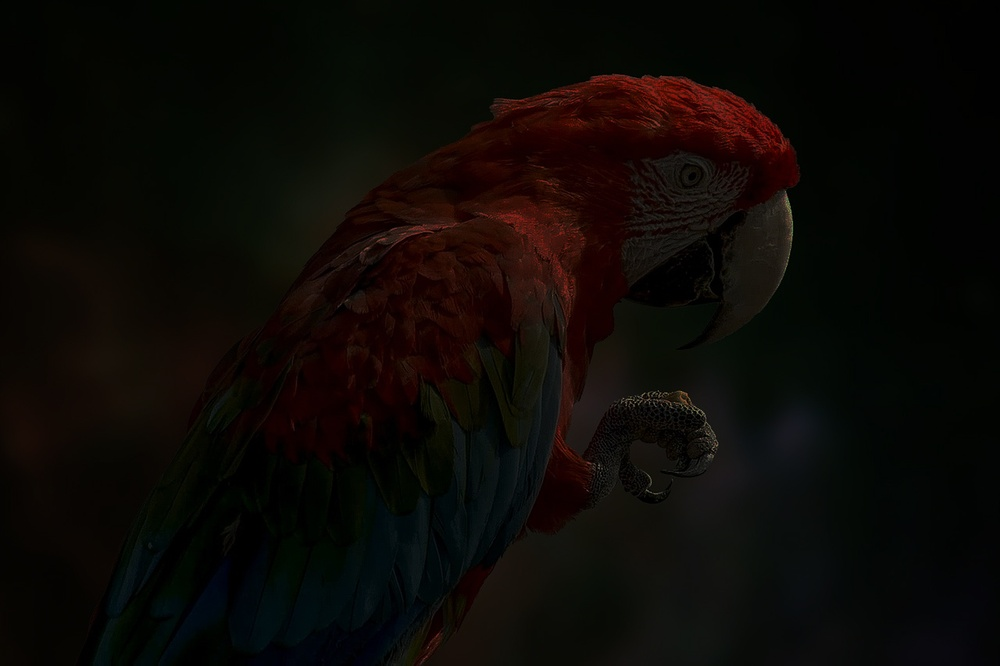
#> input picture parrot.jpg, 1000 x 666 px, shrunk from 1280 x 853 before the run
$ jupyter execute EX03.ipynb
#> lines starting #> are read from the running program, lines starting #| are printed output that depends on the picture
# Ex. No: 03
## Histogram Equalization Using OpenCV (Grayscale & Color Images)

**Name :** RAJA GOPAL V   **Reg. No :** 212223240134

### Write a Python program using OpenCV to perform histogram equalization on the given grayscale image **"parrot.jpg"**.

The program should:

- Import the required libraries (**OpenCV, NumPy, Matplotlib**).
- Read the image **"parrot.jpg"** in **grayscale** format.
- Display the grayscale image and plot its histogram.
- Perform **histogram equalization** on the grayscale image using `cv2.equalizeHist()` to enhance its contrast.
- Using Matplotlib, display the following in a **2 × 2 grid layout**:
  - Original Grayscale Image
  - Histogram of Original Image
  - Enhanced (Equalized) Image
  - Histogram of Enhanced Image

[cell 1]
# Import required libraries
import cv2
import numpy as np
import matplotlib.pyplot as plt

[cell 2]
# Read the image in grayscale format

img = cv2.imread("parrot.jpg",cv2.IMREAD_GRAYSCALE)
#> img: shape (666, 1000); min 0, max 144, mean 9.7

# Display the grayscale image.
plt.imshow(img,cmap="gray")
plt.axis("off")

[cell 3]
# Plot the histogram of the grayscale image
plt.hist(img.ravel(),256,range=[0,256])
plt.title("Histogram")
plt.show()
#> figure, not shown here; tallest bar 73601 high, from x = 4 to 5

[cell 4]
# Perform histogram equalization
equalized_img = cv2.equalizeHist(img)
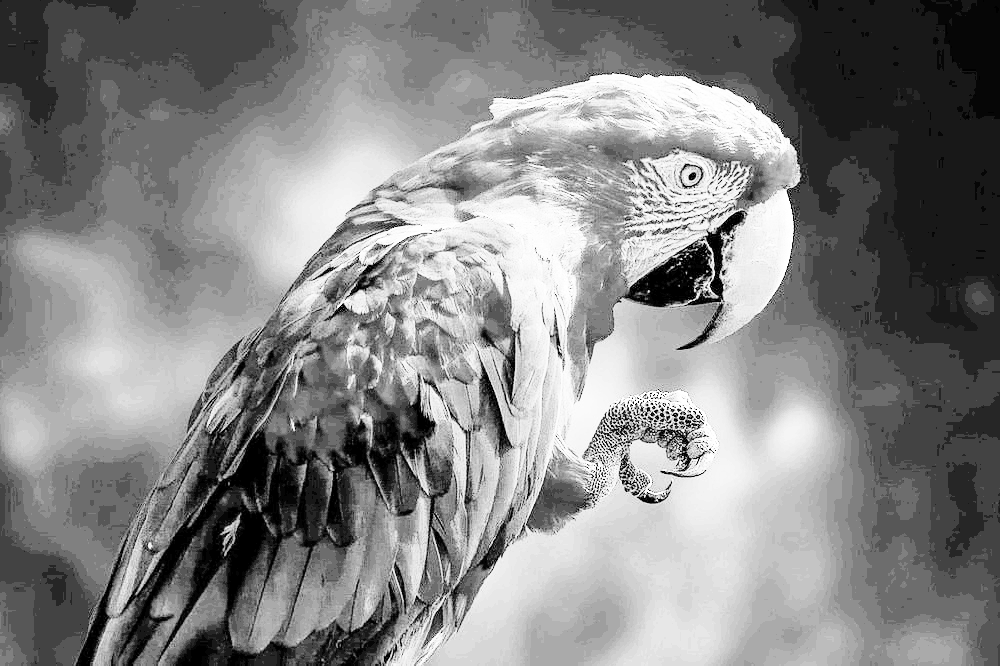
#> equalized_img: shape (666, 1000); min 0, max 255, mean 132.7
plt.figure(figsize=(10, 8))

[cell 5]
# Display [1] the Original Image (Gray Image) and its Histogram, and [2] the Enhanced Image and its Histogram using a 2×2 layout in Matplotlib.
# Original Grayscale Image
plt.imshow(img, cmap='gray')
plt.title('Original Grayscale Image')
plt.axis('off')

[cell 6]
# Plot the histogram of the grayscale image
plt.hist(img.ravel(),256,range = [0, 256]);
plt.title('Original Image')
plt.show()
#> figure, not shown here; tallest bar 73601 high, from x = 4 to 5

[cell 7]
# Enhanced (Equalized) Image

plt.imshow(equalized_img, cmap='gray')
plt.title('Enhanced (Equalized) Image')
plt.axis('off')

[cell 8]
#Plot the histogram of the enhanced(equalized) image
plt.hist(equalized_img.ravel(), 256, range = [0, 256]);
plt.title('Equalized Histogram')
#> figure, not shown here; tallest bar 73601 high, from x = 67 to 68

### Write a Python program using OpenCV to perform color image enhancement through histogram equalization in the HSV color space on the given image **"parrot.jpg"**.

The program should:

- Import the required libraries (**OpenCV, NumPy, Matplotlib**).
- Read the color image **"parrot.jpg"**.
- Plot the **histogram of the original color image** (use the **B, G, and R** channels).
- Convert the image from **BGR to HSV** color space.
- Apply **histogram equalization** to one specific channel to improve brightness and contrast using `cv2.equalizeHist()`.
- Convert the enhanced HSV image back to **BGR** format.
- Using Matplotlib, display the following in a **2 × 2 grid layout**:
  - Original Color Image
  - Histogram of Original Image (BGR channels)
  - Enhanced Color Image
  - Histogram of Enhanced Image (BGR channels)

[cell 9]
# Import required libraries

import cv2
import numpy as np
from matplotlib import pyplot as plt

[cell 10]
# Read the given color image "parrot.jpg"

img = cv2.imread("parrot.jpg")
#> img is the input picture: shape (666, 1000, 3); mean B, G, R 5.7, 9.1, 12.4

[cell 11]
# Plot the histogram of color image

colors = ('b', 'g', 'r')

for i, color in enumerate(colors):
    hist = cv2.calcHist([img], [i], None, [256], [0, 256])
    plt.plot(hist, color=color)

plt.title("Histogram of Original Color Image")
plt.xlabel("Pixel Intensity")
plt.ylabel("Frequency")
plt.show()
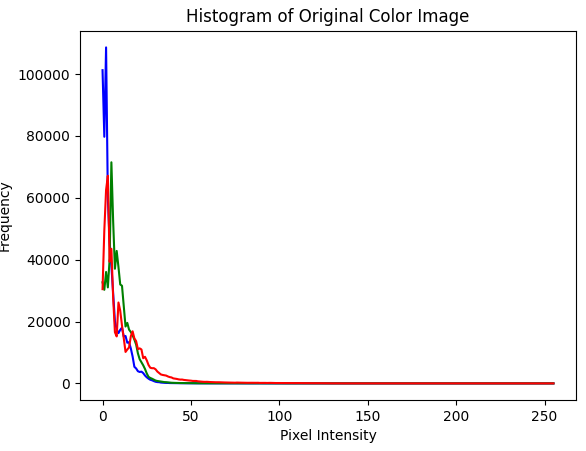
#> figure drawn by matplotlib, 1 panel; curve peaks at x = 2, y = 108608; curve peaks at x = 5, y = 71472; curve peaks at x = 3, y = 67111

[cell 12]
# Convert BGR image to HSV color space

hsv = cv2.cvtColor(img, cv2.COLOR_BGR2HSV)
#> hsv: shape (666, 1000, 3); mean H, S, V 41.7, 165.8, 14.5

[cell 13]
# Perform histogram equalization

h, s, v = cv2.split(hsv)
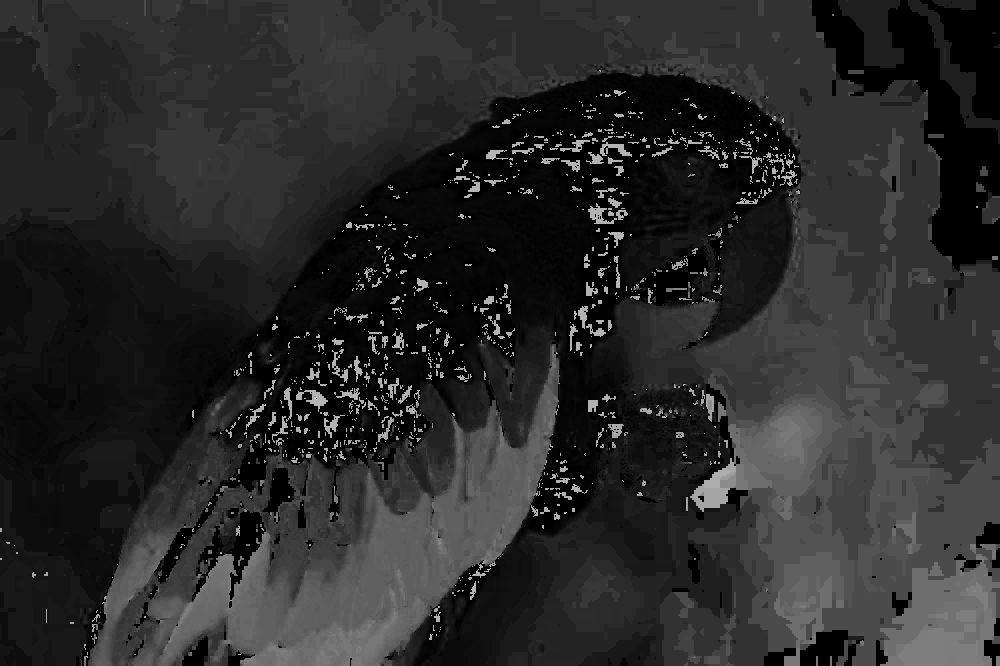
#> h: shape (666, 1000); min 0, max 179, mean 41.7
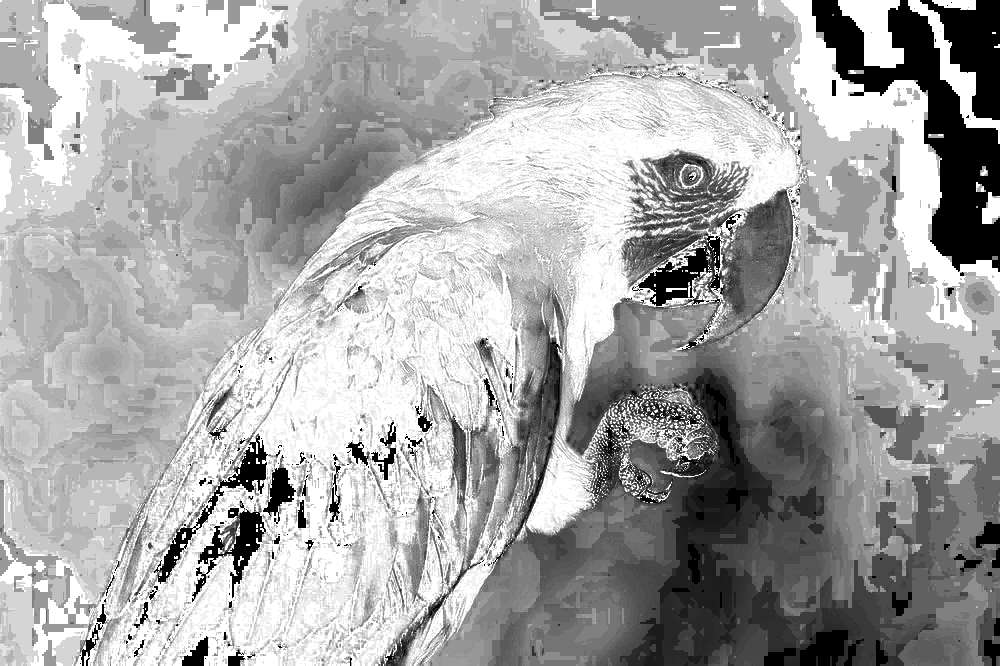
#> s: shape (666, 1000); min 0, max 255, mean 165.8
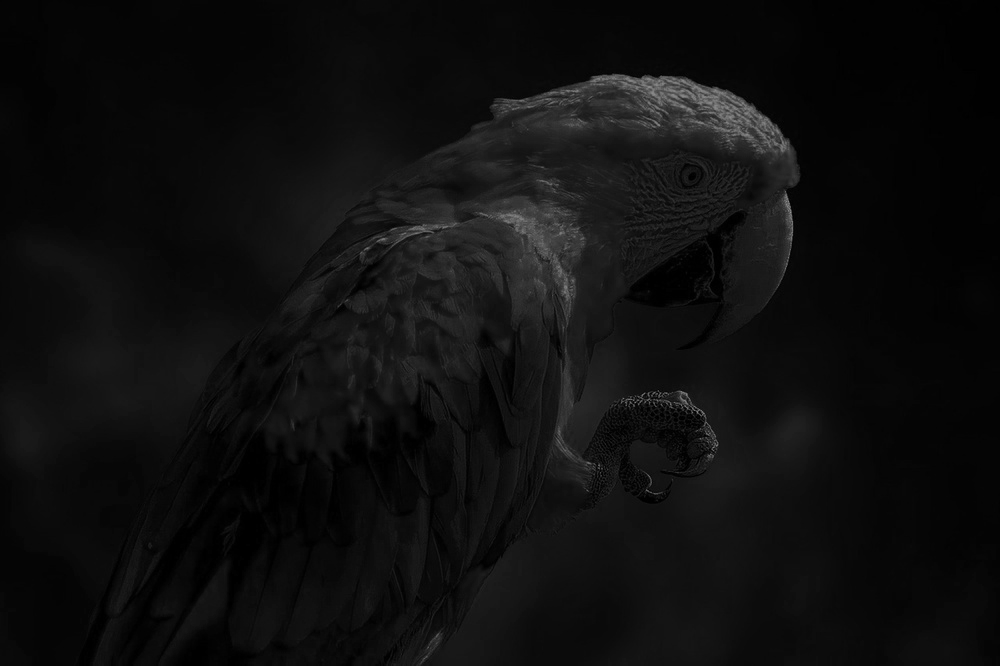
#> v: shape (666, 1000); min 0, max 149, mean 14.5
v_eq = cv2.equalizeHist(v)
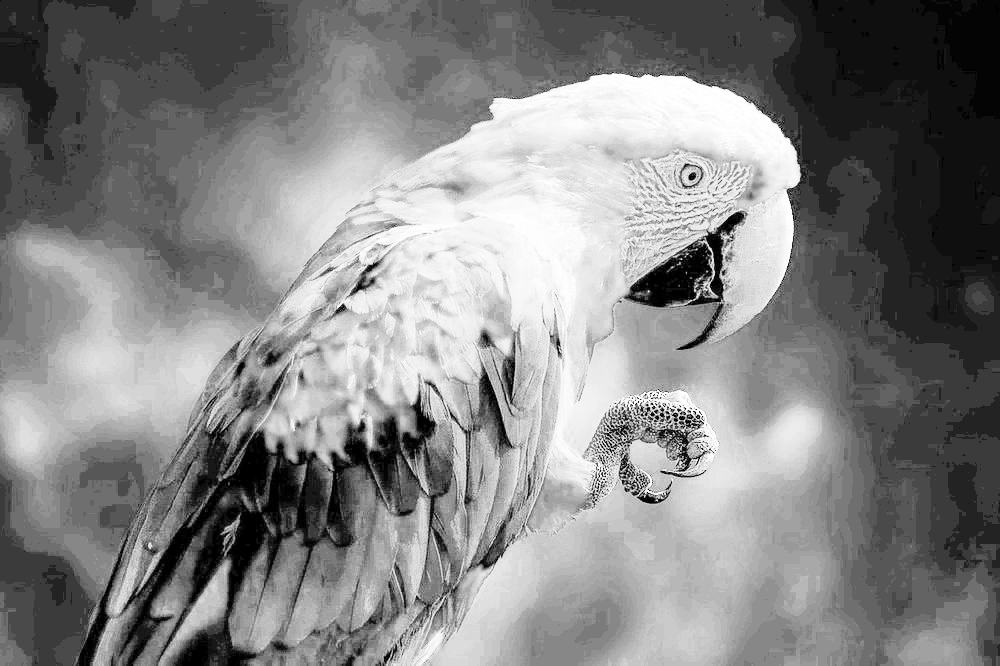
#> v_eq: shape (666, 1000); min 0, max 255, mean 131.2
hsv_eq = cv2.merge((h, s, v_eq))
#> hsv_eq: shape (666, 1000, 3); mean H, S, V 41.7, 165.8, 131.2

[cell 14]
# Convert back to BGR format

enhanced_img = cv2.cvtColor(hsv_eq, cv2.COLOR_HSV2BGR)
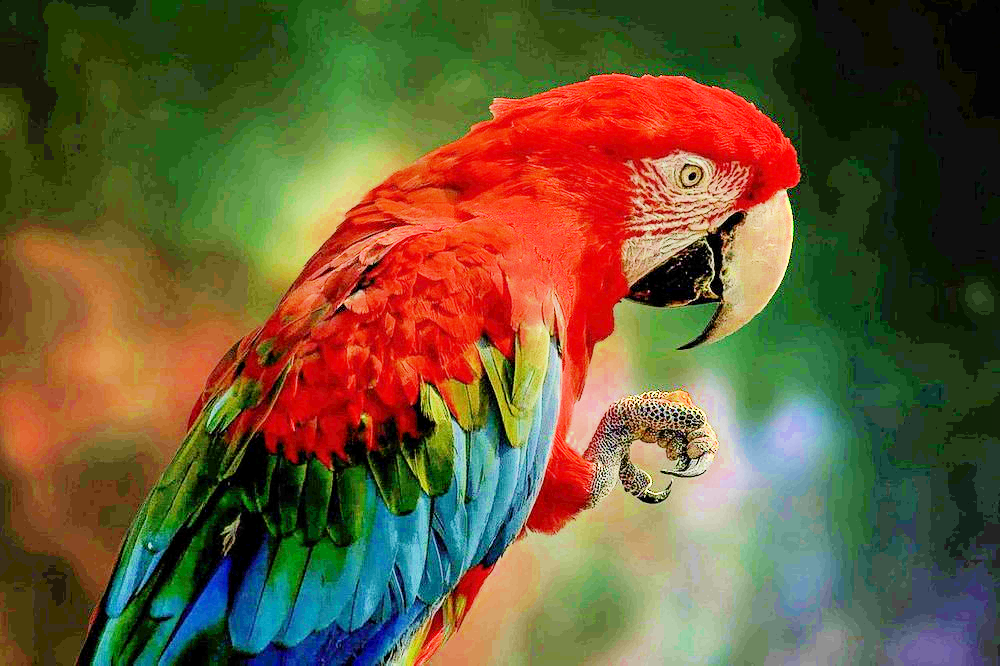
#> enhanced_img: shape (666, 1000, 3); mean B, G, R 55.7, 90.4, 106.6

[cell 15]
# Display
img_rgb = cv2.cvtColor(img, cv2.COLOR_BGR2RGB)
enhanced_rgb = cv2.cvtColor(enhanced_img, cv2.COLOR_BGR2RGB)

plt.figure(figsize=(10, 5))

# Original Image
plt.subplot(1, 2, 1)
plt.imshow(img_rgb)
plt.title("Original Image")
plt.axis("off")

# Enhanced Image
plt.subplot(1, 2, 2)
plt.imshow(enhanced_rgb)
plt.title("Enhanced Image")
plt.axis("off")

plt.tight_layout()
plt.show()
